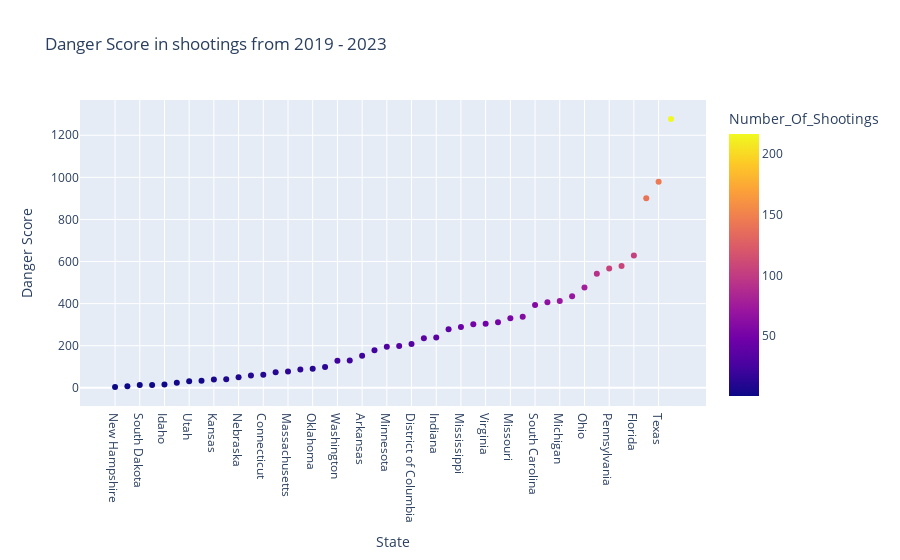

Notebook cell for this chart:
### Code cell
hovertemplate = "State: %{customdata[4]} <br>Killed: %{customdata[0]} <br>Injured: %{customdata[1]}: <br>Number of Shootings: %{customdata[2]} <br>Score (x2 for Killed, x1 for Injured): %{customdata[3]} </br>"
plot = px.scatter(df, x = 'State', y = 'Danger Score', color = 'Number_Of_Shootings', title = 'Danger Score in shootings from 2019 - 2023', custom_data = ['# Killed', '# Injured', 'Number_Of_Shootings', 'Danger Score Normalized', 'State'])
plot.update_traces(hovertemplate = hovertemplate)
plot.show()
plot.write_html('DangerScore.html')

### Figure 1 — Plotly figure (JSON) as saved in the notebook; plotly's stock layout.template omitted (floating-point values rounded to 4 significant figures; data arrays with more than 128 entries replaced by an {"elided": "..."} marker saying what was removed)
{"data": [{"customdata": {"elided": "46x5 mixed values"}, "hovertemplate": "State: %{customdata[4]} <br>Killed: %{customdata[0]} <br>Injured: %{customdata[1]}: <br>Number of Shootings: %{customdata[2]} <br>Score (x2 for Killed, x1 for Injured): %{customdata[3]} </br>", "legendgroup": "", "marker": {"color": [1, 1, 2, 2, 2, 4, 3, 4, 7, 8, 8, 12, 12, 12, 15, 15, 12, 14, 23, 23, 23, 24, 32, 35, 34, 37, 36, 38, 45, 51, 49, 51, 54, 59, 59, 66, 72, 70, 78, 92, 105, 106, 103, 140, 145, 216], "coloraxis": "coloraxis", "symbol": "circle"}, "mode": "markers", "name": "", "orientation": "v", "showlegend": false, "type": "scatter", "x": ["New Hampshire", "Maine", "South Dakota", "Rhode Island", "Idaho", "Alaska", "Utah", "West Virginia", "Kansas", "New Mexico", "Nebraska", "Delaware", "Connecticut", "Iowa", "Massachusetts", "Oregon", "Oklahoma", "Nevada", "Washington", "Kentucky", "Arkansas", "Arizona", "Minnesota", "New Jersey", "District of Columbia", "Wisconsin", "Indiana", "Colorado", "Mississippi", "Alabama", "Virginia", "Tennessee", "Missouri", "Maryland", "South Carolina", "North Carolina", "Michigan", "Georgia", "Ohio", "Louisiana", "Pennsylvania", "New York", "Florida", "California", "Texas", "Illinois"], "xaxis": "x", "y": [4, 7, 13, 13, 16, 24, 31, 33, 39, 40, 50, 58, 62, 74, 77, 87, 91, 99, 129, 130, 152, 178, 195, 199, 208, 236, 239, 278, 289, 302, 304, 311, 331, 337, 394, 406, 412, 435, 477, 542, 567, 579, 629, 901, 979, 1277], "yaxis": "y"}], "layout": {"coloraxis": {"colorbar": {"title": {"text": "Number_Of_Shootings"}}, "colorscale": [[0, "#0d0887"], [0.1111, "#46039f"], [0.2222, "#7201a8"], [0.3333, "#9c179e"], [0.4444, "#bd3786"], [0.5556, "#d8576b"], [0.6667, "#ed7953"], [0.7778, "#fb9f3a"], [0.8889, "#fdca26"], [1, "#f0f921"]]}, "legend": {"tracegroupgap": 0}, "title": {"text": "Danger Score in shootings from 2019 - 2023"}, "xaxis": {"anchor": "y", "domain": [0, 1], "title": {"text": "State"}}, "yaxis": {"anchor": "x", "domain": [0, 1], "title": {"text": "Danger Score"}}}}
